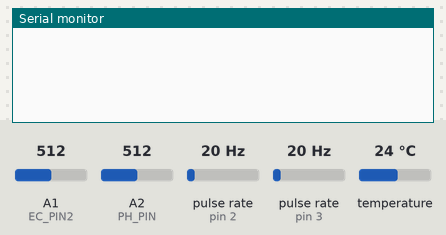
Recording of a sketch running on a simulated Arduino Uno, built with avr-gcc and run on an emulated ATmega328P. Parts: the last lines printed to the serial monitor. Wiring (inferred from the names in the program): 2 × pulse sensor: data pin 2 / data pin 3. The inputs (shaded band) are chosen by the test bench; at power-on: pulse rate (sensors on pin 2, pin 3) 20 Hz, temperature 24 °C, A1 (EC_PIN2) = 512, A2 (PH_PIN) = 512.

Above: at 1.2 s.
1.3 s: pulse rate (sensor on pin 2) set to 4 Hz
At 2.2 s:
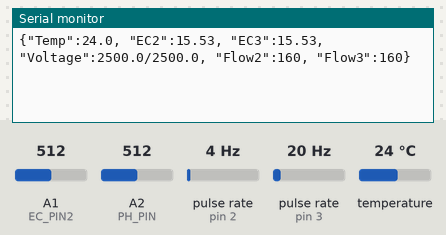
4.2 s: pulse rate (sensor on pin 3) set to 4 Hz
At 5.5 s:
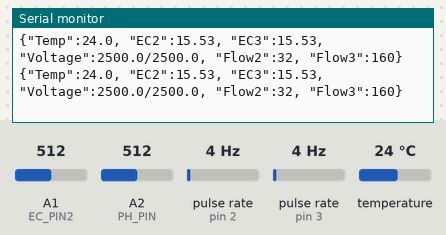
5.7 s: temperature set to 12 °C
At 6.5 s:
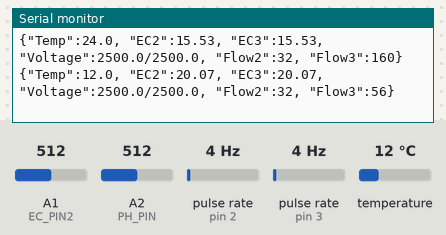
7.2 s: A1 (EC_PIN2) set to 716
At 8.1 s:
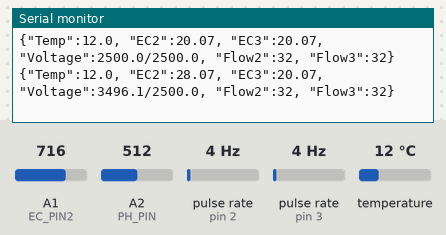
8.7 s: A2 (PH_PIN) set to 716
At 9.6 s:
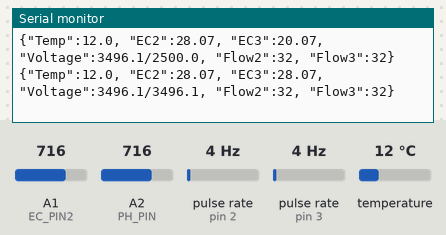
10.2 s: pulse rate (sensor on pin 2) set to 50 Hz
At 11.6 s:
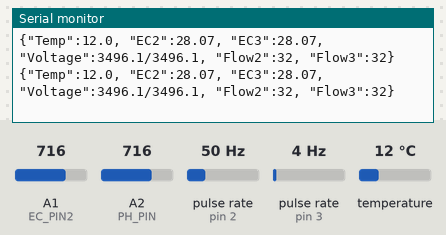
Timing chart, 0 to 12.7 s (numbered marks = the images above; inputs shaded):
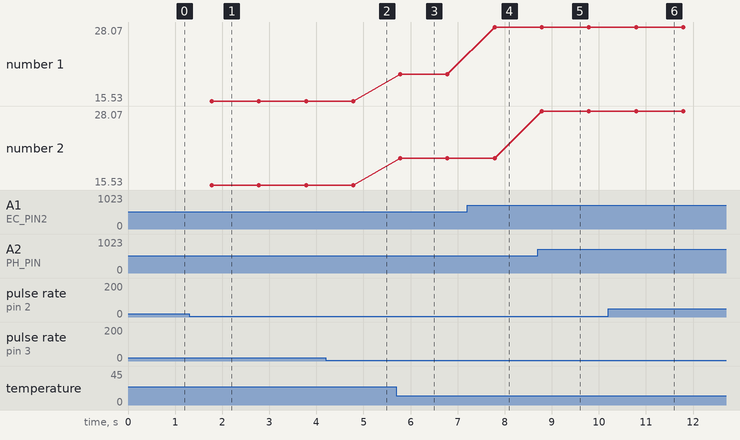

Measured:
- after the input at 5.7 s, the serial monitor: prints a new line after 0.08 s (image 3)
- after the input at 7.2 s, the serial monitor: prints a new line after 0.59 s (image 4)
- after the input at 8.7 s, the serial monitor: prints a new line after 0.09 s (image 5)
- plotted number 1: 15.53 → 20.07 after the input at 5.7 s, 20.07 → 28.07 after the input at 7.2 s
- plotted number 2: 15.53 → 20.07 after the input at 5.7 s

The sketch:

DFRobot_PH_EC2.ino
```cpp
#include "DFRobot_PH.h"
#include "DFRobot_EC.h"
#include <EEPROM.h>
#include <OneWire.h>
#include <DallasTemperature.h>

#define PH_PIN A2
#define EC_PIN2 A1
#define EC_PIN3 A2
#define ONE_WIRE_BUS 4
#define KVALUEADDR 0x0A
// Setup a oneWire instance to communicate with any OneWire devices (not just Maxim/Dallas temperature ICs)
OneWire oneWire(ONE_WIRE_BUS);
// Pass our oneWire reference to Dallas Temperature.
DallasTemperature sensors(&oneWire);

float  voltagePH,voltageEC2,voltageEC3,phValue,ecValue2,ecValue3,temperature = 27;
volatile int flow_frequency2, flow_frequency3; // Measures flow sensor pulses
unsigned int l_hour2, l_hour3; // Calculated litres/hour
unsigned char flowsensor2 = 2; // Sensor Input
unsigned char flowsensor3 = 3; // Sensor Input
//unsigned long currentTime;
//unsigned long cloopTime;
DFRobot_PH ph;
DFRobot_EC ec;

void flow2() // Interrupt function
{
   flow_frequency2++;
}
void flow3() // Interrupt function
{
   flow_frequency3++;
}

void setup()
{
    Serial.begin(115200);
    ph.begin();
    ec.begin();
    sensors.begin();
//    for(byte i = 0;i< 8; i++   ){
//      EEPROM.write(KVALUEADDR+i, 0xFF);
//    }
//    Serial.println(EEPROM.read(KVALUEADDR));
    pinMode(flowsensor2, INPUT);
    digitalWrite(flowsensor2, HIGH); // Optional Internal Pull-Up
    attachInterrupt(digitalPinToInterrupt(flowsensor2), flow2, RISING);

    pinMode(flowsensor3, INPUT);
    digitalWrite(flowsensor3, HIGH); // Optional Internal Pull-Up
    attachInterrupt(digitalPinToInterrupt(flowsensor3), flow3, RISING);
//   attachInterrupt(0, flow, RISING); // Setup Interrupt
    sei(); // Enable interrupts
//    currentTime = millis();
//    cloopTime = currentTime;
}

void loop()
{
    char cmd[10];
    static unsigned long timepoint = millis();
    if(millis()-timepoint>1000U){                            //time interval: 1s
        l_hour2 = (flow_frequency2 * 60 / 7.5); // (Pulse frequency x 60 min) / 7.5Q = flowrate in L/hour
        flow_frequency2 = 0; // Reset Counter
        l_hour3 = (flow_frequency3 * 60 / 7.5); // (Pulse frequency x 60 min) / 7.5Q = flowrate in L/hour
        flow_frequency3 = 0; // Reset Counter

        timepoint = millis();
        temperature = readTemperature(temperature);                   // read your temperature sensor to execute temperature compensation
        voltagePH = analogRead(PH_PIN)/1024.0*5000;          // read the ph voltage
        phValue    = ph.readPH(voltagePH,temperature);       // convert voltage to pH with temperature compensation
        voltageEC2 = analogRead(EC_PIN2)/1024.0*5000;
        ecValue2    = ec.readEC(voltageEC2,temperature);       // convert voltage to EC with temperature compensation
        voltageEC3 = analogRead(EC_PIN3)/1024.0*5000;
        ecValue3    = ec.readEC(voltageEC3,temperature);       // convert voltage to EC with temperature compensation

        Serial.print("{\"Temp\":");
        Serial.print(temperature,1);
        Serial.print(", \"EC2\":");
        Serial.print(ecValue2,2);
        Serial.print(", \"EC3\":");
        Serial.print(ecValue3,2);
//        Serial.println("ms/cm");
//        Serial.print("pH:");
//        Serial.print(phValue,2);

        Serial.print(", \"Voltage\":");
        Serial.print(voltageEC2,1);
        Serial.print("/");
        Serial.print(voltageEC3,1);
        Serial.print(", \"Flow2\":");
        Serial.print(l_hour2, DEC);
        Serial.print(", \"Flow3\":");
        Serial.print(l_hour3, DEC);
        Serial.println("}");
    }
//    if(readSerial(cmd)){
//        strupr(cmd);
//        if(strstr(cmd,"PH")){
//            ph.calibration(voltagePH,temperature,cmd);       //PH calibration process by Serail CMD
//        }
//        if(strstr(cmd,"EC")){
//            ec.calibration(voltageEC,temperature,cmd);       //EC calibration process by Serail CMD
//        }
//    }
}

int i = 0;
bool readSerial(char result[]){
    while(Serial.available() > 0){
        char inChar = Serial.read();
        if(inChar == '\n'){
             result[i] = '\0';
             Serial.flush();
             i=0;
             return true;
        }
        if(inChar != '\r'){
             result[i] = inChar;
             i++;
        }
        delay(1);
    }
    return false;
}

float readTemperature(float oldtemp)
{
  sensors.requestTemperatures(); // Send the command to get temperatures
  //add your code here to get the temperature from your temperature sensor
  float tempC = sensors.getTempCByIndex(0);
  if(tempC != DEVICE_DISCONNECTED_C)
  {
    return tempC;
  }
  else {
//    Serial.print("temp not read");
    return oldtemp;
  }
}
```
